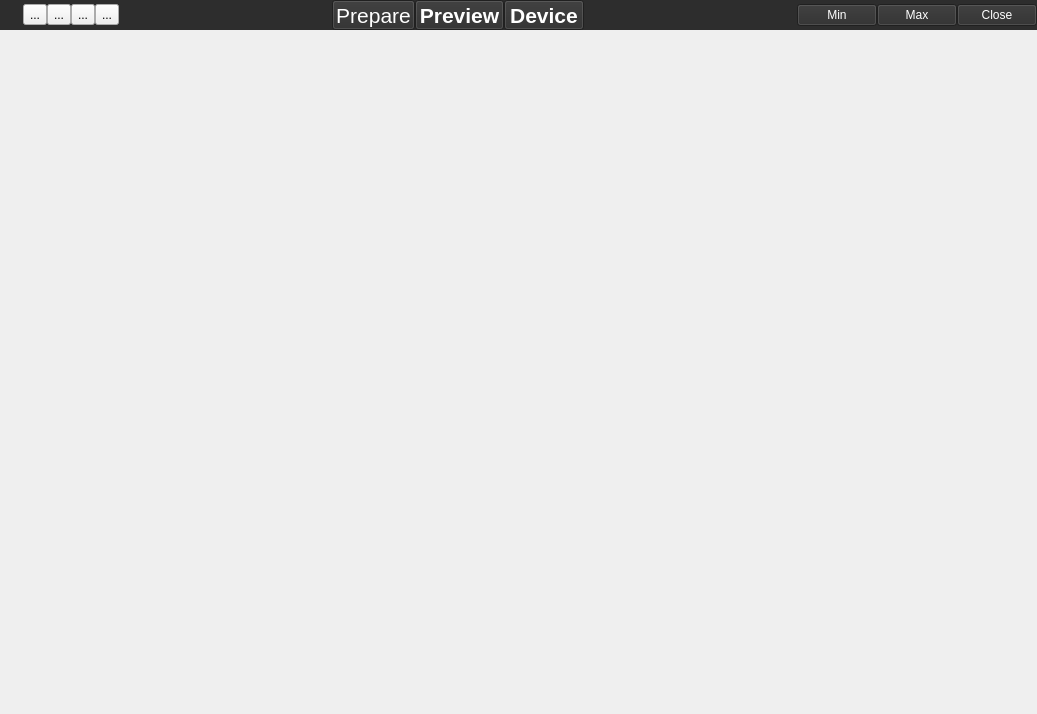
<?xml version="1.0" encoding="UTF-8"?>
<ui version="4.0">
 <class>MainWindow</class>
 <widget class="QMainWindow" name="MainWindow">
  <property name="geometry">
   <rect>
    <x>0</x>
    <y>0</y>
    <width>1037</width>
    <height>714</height>
   </rect>
  </property>
  <property name="windowTitle">
   <string>MainWindow</string>
  </property>
  <widget class="QWidget" name="centralWidget">
   <layout class="QVBoxLayout" name="verticalLayout">
    <property name="leftMargin">
     <number>0</number>
    </property>
    <property name="topMargin">
     <number>0</number>
    </property>
    <property name="rightMargin">
     <number>0</number>
    </property>
    <property name="bottomMargin">
     <number>0</number>
    </property>
    <item>
     <layout class="QVBoxLayout" name="verticalLayout_2">
      <property name="spacing">
       <number>0</number>
      </property>
      <item>
       <widget class="QWidget" name="widgetTitlebar" native="true">
        <property name="maximumSize">
         <size>
          <width>16777215</width>
          <height>30</height>
         </size>
        </property>
        <property name="styleSheet">
         <string notr="true">#widgetTitlebar{
background-color: rgb(45, 45,45);
}
QPushButton {
background-color: rgb(45, 45,45);
color: #ffffff;
}
QPushButton:hover {
    border: 1px solid #17CC5F;
	border-radius: 5px;
}
QToolButton:hover {
    border: 1px solid #17CC5F;
	border-radius: 5px;
}
#logo_btn {
    border-radius: 20px;
	border-image: url(:/images/logo.svg);
}</string>
        </property>
        <layout class="QHBoxLayout" name="horizontalLayout_3">
         <property name="spacing">
          <number>0</number>
         </property>
         <property name="leftMargin">
          <number>0</number>
         </property>
         <property name="topMargin">
          <number>0</number>
         </property>
         <property name="rightMargin">
          <number>0</number>
         </property>
         <property name="bottomMargin">
          <number>0</number>
         </property>
         <item>
          <layout class="QHBoxLayout" name="horizontalLayout">
           <property name="spacing">
            <number>0</number>
           </property>
           <property name="sizeConstraint">
            <enum>QLayout::SetFixedSize</enum>
           </property>
           <item>
            <layout class="QHBoxLayout" name="horizontalLayout_2"/>
           </item>
           <item>
            <widget class="QToolButton" name="logo_btn">
             <property name="baseSize">
              <size>
               <width>20</width>
               <height>20</height>
              </size>
             </property>
             <property name="styleSheet">
              <string notr="true"/>
             </property>
             <property name="text">
              <string/>
             </property>
             <property name="iconSize">
              <size>
               <width>20</width>
               <height>20</height>
              </size>
             </property>
            </widget>
           </item>
           <item>
            <widget class="QToolButton" name="menu_btn">
             <property name="text">
              <string>...</string>
             </property>
            </widget>
           </item>
           <item>
            <widget class="QToolButton" name="toolButton">
             <property name="text">
              <string>...</string>
             </property>
            </widget>
           </item>
           <item>
            <widget class="QToolButton" name="toolButton_2">
             <property name="text">
              <string>...</string>
             </property>
            </widget>
           </item>
           <item>
            <widget class="QToolButton" name="toolButton_3">
             <property name="text">
              <string>...</string>
             </property>
            </widget>
           </item>
           <item>
            <spacer name="horizontalSpacer">
             <property name="orientation">
              <enum>Qt::Horizontal</enum>
             </property>
             <property name="sizeType">
              <enum>QSizePolicy::MinimumExpanding</enum>
             </property>
             <property name="sizeHint" stdset="0">
              <size>
               <width>100</width>
               <height>20</height>
              </size>
             </property>
            </spacer>
           </item>
           <item>
            <widget class="QPushButton" name="pushButton">
             <property name="font">
              <font>
               <pointsize>16</pointsize>
              </font>
             </property>
             <property name="styleSheet">
              <string notr="true"/>
             </property>
             <property name="text">
              <string>Prepare</string>
             </property>
            </widget>
           </item>
           <item>
            <widget class="QPushButton" name="pushButton_2">
             <property name="font">
              <font>
               <pointsize>16</pointsize>
               <weight>75</weight>
               <bold>true</bold>
              </font>
             </property>
             <property name="text">
              <string>Preview</string>
             </property>
            </widget>
           </item>
           <item>
            <widget class="QPushButton" name="pushButton_3">
             <property name="sizePolicy">
              <sizepolicy hsizetype="Minimum" vsizetype="Fixed">
               <horstretch>0</horstretch>
               <verstretch>0</verstretch>
              </sizepolicy>
             </property>
             <property name="font">
              <font>
               <pointsize>16</pointsize>
               <weight>75</weight>
               <bold>true</bold>
              </font>
             </property>
             <property name="text">
              <string>Device</string>
             </property>
            </widget>
           </item>
           <item>
            <spacer name="horizontalSpacer_2">
             <property name="orientation">
              <enum>Qt::Horizontal</enum>
             </property>
             <property name="sizeHint" stdset="0">
              <size>
               <width>40</width>
               <height>20</height>
              </size>
             </property>
            </spacer>
           </item>
           <item>
            <widget class="QPushButton" name="btnMin">
             <property name="sizePolicy">
              <sizepolicy hsizetype="Preferred" vsizetype="Fixed">
               <horstretch>0</horstretch>
               <verstretch>0</verstretch>
              </sizepolicy>
             </property>
             <property name="minimumSize">
              <size>
               <width>0</width>
               <height>0</height>
              </size>
             </property>
             <property name="maximumSize">
              <size>
               <width>16777215</width>
               <height>16777215</height>
              </size>
             </property>
             <property name="text">
              <string>Min</string>
             </property>
            </widget>
           </item>
           <item>
            <widget class="QPushButton" name="btnMax">
             <property name="sizePolicy">
              <sizepolicy hsizetype="Preferred" vsizetype="Fixed">
               <horstretch>0</horstretch>
               <verstretch>0</verstretch>
              </sizepolicy>
             </property>
             <property name="maximumSize">
              <size>
               <width>16777215</width>
               <height>16777215</height>
              </size>
             </property>
             <property name="text">
              <string>Max</string>
             </property>
            </widget>
           </item>
           <item>
            <widget class="QPushButton" name="btnClose">
             <property name="sizePolicy">
              <sizepolicy hsizetype="Preferred" vsizetype="Fixed">
               <horstretch>0</horstretch>
               <verstretch>0</verstretch>
              </sizepolicy>
             </property>
             <property name="maximumSize">
              <size>
               <width>16777215</width>
               <height>16777215</height>
              </size>
             </property>
             <property name="text">
              <string>Close</string>
             </property>
            </widget>
           </item>
          </layout>
         </item>
        </layout>
       </widget>
      </item>
      <item>
       <spacer name="verticalSpacer">
        <property name="orientation">
         <enum>Qt::Vertical</enum>
        </property>
        <property name="sizeHint" stdset="0">
         <size>
          <width>20</width>
          <height>40</height>
         </size>
        </property>
       </spacer>
      </item>
     </layout>
    </item>
   </layout>
  </widget>
  <action name="action_MenuItem1">
   <property name="text">
    <string>MenuItem1</string>
   </property>
  </action>
  <action name="actionMenuItem2">
   <property name="text">
    <string>MenuItem2</string>
   </property>
  </action>
 </widget>
 <layoutdefault spacing="6" margin="11"/>
 <resources/>
 <connections/>
</ui>
